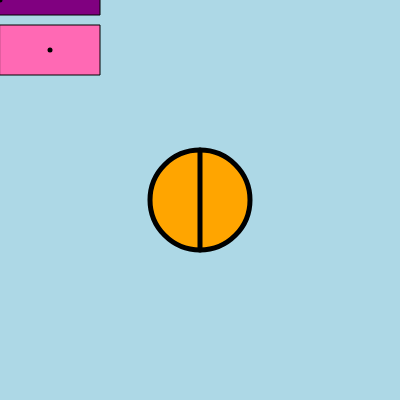
Frame 1 (no input)
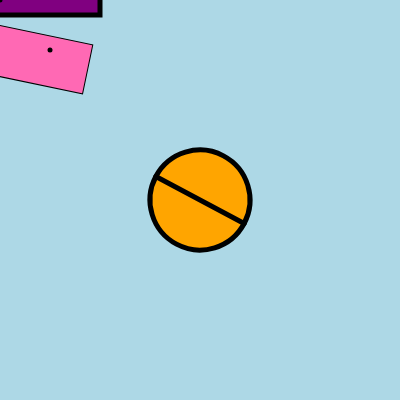
Frame 60 (no input)
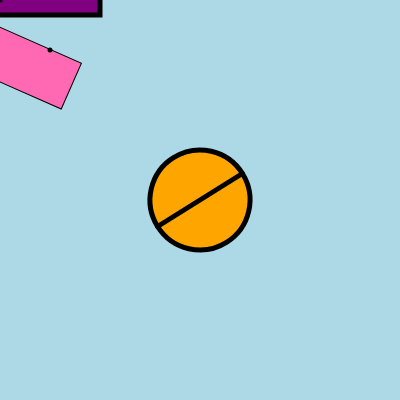
Frame 120 (the mouse pressed at the canvas centre since frame 60)

The p5.js sketch that drew these frames (run headless with seeded random() and noise() and a simulated clock; from frame 60 on, the mouse is pressed at the canvas centre):

// p5.js sketch
// ── sketch.js
angle = 0 //variabile globale 

function setup() {
  createCanvas(400, 400);
  rectMode(CENTER); //coordinate di rif centrali e non più del punto in alto a sx
  angleMode(DEGREES); //definire come si esprimeranno gli angoli per la rotazione
}

function draw() {
  background("lightblue");
  push(); //permette di fare trasformazioni isolate che non influenzino altri elementi del sidegno | push salva il contesto del disegno (info come anchor point) | pop lo ripristina
  strokeWeight(1);
  fill("hotpink"); 
  // translate(100,100);
  rotate(angle*0.1);
  rect(50, 50, 100, 50);
  pop();

  fill("purple");
  rect(0,0, 200,30);
  strokeWeight(5);
  point(0,0);
  point(50,50);
    
  //to change anchor point --> ora è in alto a sinistra, noi vogliamo il centro della palla
  //translate before
  push();
  translate(200,200);
  rotate(angle); //degree or radians 
  fill("orange");
  circle(0,0,100); //d=100 --> 5=50
  line(0,-50,0,50);
  pop();
  angle = angle + 2
}
